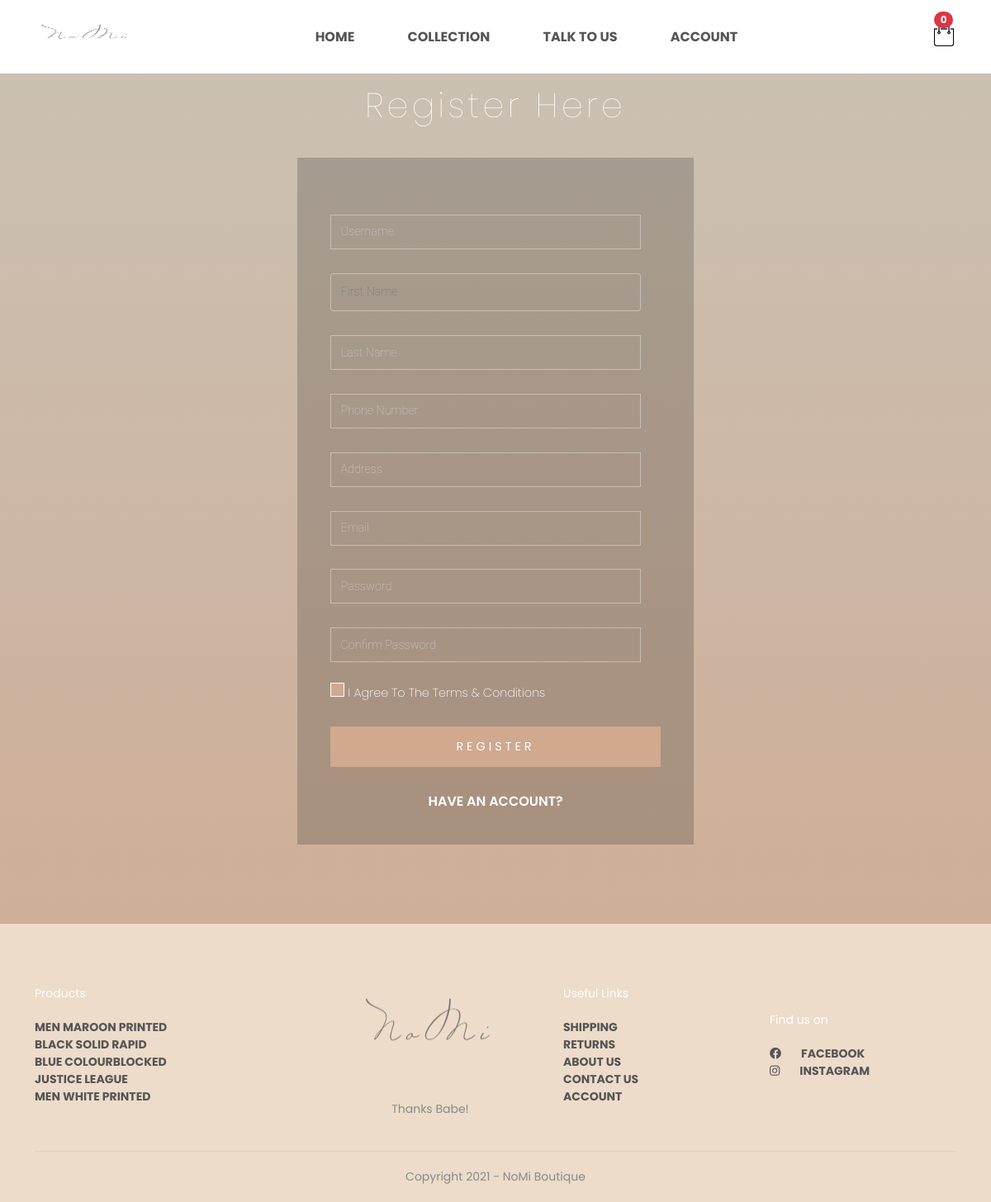
Page /registration/ on the earlier database version.
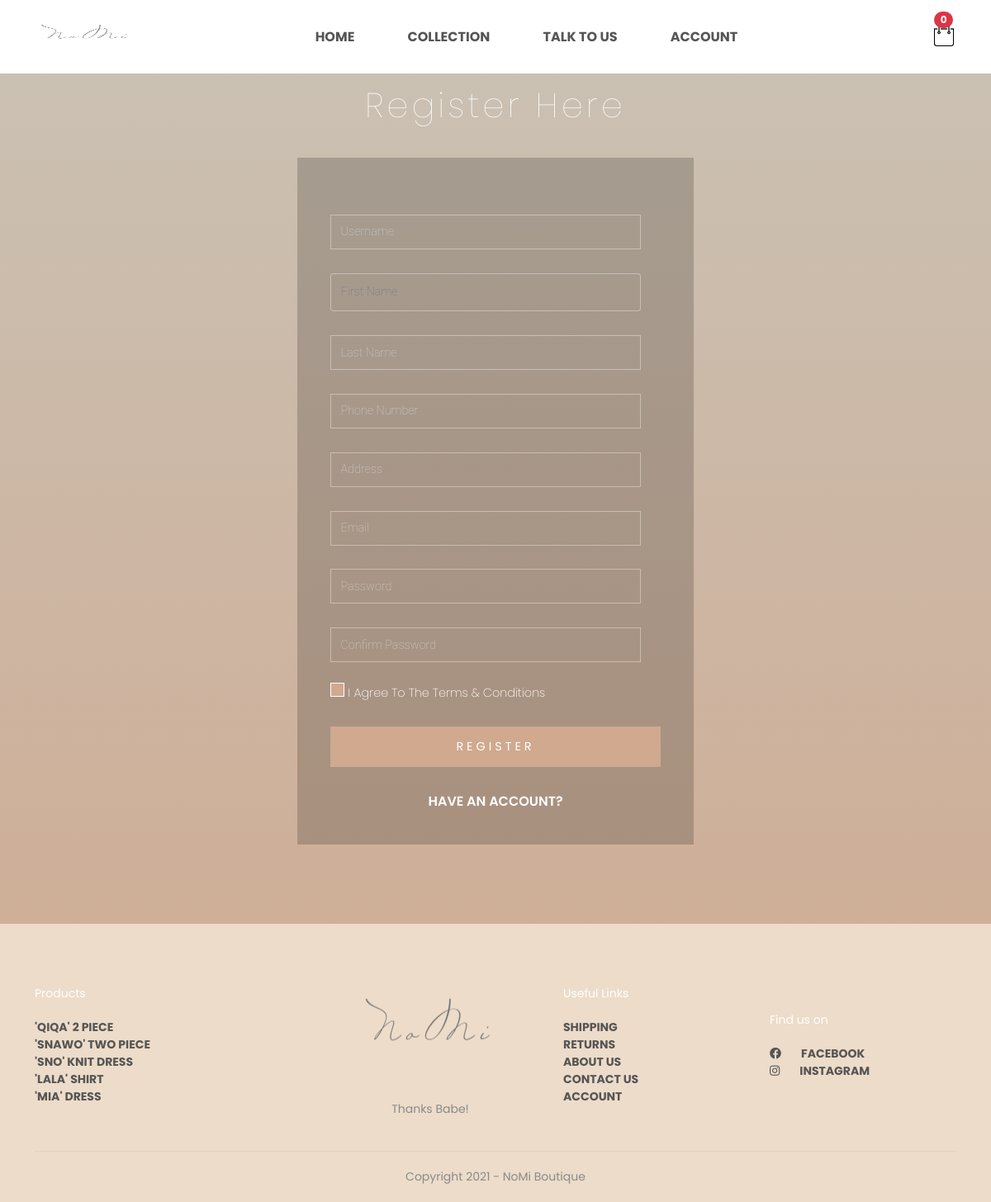
Same page on the later database version.
### ECOMMERCE/models/products.py (models this page shows, shortened)
class Product(models.Model):
    product_name = models.CharField(max_length=50,null=False)
    desc = models.CharField(max_length=400)
    categoryID = models.ForeignKey(Category,on_delete=models.CASCADE)
    price = models.IntegerField()
    discount = models.IntegerField()
    sale = models.BooleanField(default=False)
    ranking = models.IntegerField()

### ECOMMERCE/models/social_media_links.py (models this page shows, shortened)
class Social_links(models.Model):
    facebook = models.URLField(max_length=400, null=False)
    whatsapp = models.URLField(max_length=400, null=False)
    github = models.URLField(max_length=400, null=False)
    instagram = models.URLField(max_length=400, null=False)

### ECOMMERCE/views/register_user.py (the view)
# urls.py: path('registration/', views.register, name='registration'),
def register(request):
    if request.method == 'POST':
        form = RegistrationForm(request.POST)
        if form.is_valid():
            form.save()
            return HttpResponse("Register successfully!!")
        else:
            valid =[]
            invalid = []
            for field in form.errors:
                invalid.append(field)
                form[field].field.widget.attrs['class'] += ' is-invalid form-control'
            for field in form:
                field = field.name
                valid.append(field)
            for field in valid:
                form[field].field.widget.attrs['class'] += ' is-valid form-control'
            return render(request, 'ECOMMERCE/registration.html', {'form': form})
    else:
        form = RegistrationForm()
        return render(request,'ECOMMERCE/registration.html',{'form':form})

### account/forms/register.py
class RegistrationForm(UserCreationForm):
    email = forms.EmailField(max_length=254, help_text='Required. Add a valid email address.',widget=forms.EmailInput(attrs={'autofocus':False,'class': 'space', 'placeholder': 'Email'}))
    password1 = forms.CharField(widget=forms.PasswordInput(attrs={'class': 'space', 'placeholder': 'Password'}))
    password2 = forms.CharField(widget=forms.PasswordInput(attrs={'class': 'space', 'placeholder': 'Confirm Password'}))
    class Meta:
        model = Account
        fields = ('username', 'first_name', 'last_name','phone_number','address','email','password1','password2')
        widgets = {'username':forms.TextInput(attrs={'class':'space','placeholder':'Username','autofocus':True}),
                   'first_name':forms.TextInput(attrs={'class':'space form-control','placeholder':'First Name'}),
                   'last_name': forms.TextInput(attrs={'class': 'space', 'placeholder': 'Last Name'}),
                   'phone_number': forms.TextInput(attrs={'class': 'space', 'placeholder': 'Phone Number'}),
                   'address': forms.TextInput(attrs={'class': 'space', 'placeholder': 'Address'}),
                   }

### ECOMMERCE/templates/ECOMMERCE/registration.html (shortened to what this page needs)
{% extends 'ECOMMERCE/base.html' %}
{% load static %}
{% block links %}
<link href="https://cdn.jsdelivr.net/npm/bootstrap@5.0.1/dist/css/bootstrap.min.css" rel="stylesheet"
>
<link rel="stylesheet" href="{% static 'ECOMMERCE/index.css' %}">
<link rel="stylesheet" href="{% static 'ECOMMERCE/registration.css' %}">
<link rel="stylesheet" href="https://pro.fontawesome.com/releases/v5.10.0/css/all.css"
/>
{% endblock links %}
{% block content %}
	<div class="main-w3layouts wrapper mt-5">
		<h1>Register Here</h1>
		<div class="main-agileinfo">
			<div class="agileits-top">
				<form action="#" method="post" novalidate>
					{% for field in form %}
						{{ field }}
					{% endfor %}
					<div class="wthree-text mt-4">
						<label class="anim">
							<input type="checkbox" name="checkbox" class="checkbox" required>
							<span>I Agree To The Terms & Conditions</span>
						</label>
					</div>
					<input type="submit" value="REGISTER" onclick="if(!this.form.checkbox.checked){alert('You must agree to the terms first.');return false}">
				</form>
				<a class="account" {% if request.user.is_authenticated %} href="{% url 'logout' %}" {% else %} href="{% url 'login' 0 %}" {% endif %}>Have an Account?</a>
			</div>
		</div>
		<ul class="colorlib-bubbles">
		</ul>
	</div>
{% endblock content %}

### ECOMMERCE/templates/ECOMMERCE/footer.html
{% load static %}
{% load products_tags %}
{% load products_tags %}
<div class="footer mt-5">
  <div class="container">
      <div class="row">
          <div class="footer-col-1">
              <h3>Products</h3>
              <ul>
                  {% for fp in p|footer_products %}
                <a href="{% url 'each_product' fp.id %}"><li>{{ fp.product_name }}</li></a>
                  {% endfor %}
            </ul>
          </div>
          <div class="footer-col-2">
              <img src="{% static 'ECOMMERCE/images/dqstore.png' %}">
              <p>Thanks Babe!</p>
          </div>
          <div class="footer-col-3">
              <h3>Useful Links</h3>
              <ul>
                <a href="{% url 'home' %}"><li>Shipping<li></a>
                <a href="{% url 'products' %}"><li>Returns</li></a>
                <a href="#"><li>About Us</li></a>
                <a href="{% url 'contactus' %}"><li>Contact US</li></a>
                <a href="{% url 'registration' %}"><li>Account</li></a>
              </ul>
          </div>
          <div class="footer-col-4">
              <h3>Find us on</h3>
              <ul>
                  {% for link in p|social_links %}
                  <a href="{{ link.facebook }}"><li><i class="fab fa-facebook pe-4"></i>Facebook</li></a>
                  <a href="{{ link.instagram }}"><li><li><i class="fab fa-instagram pe-4"></i>Instagram</li></a>
                  {% endfor %}
              </ul>
          </div>
      </div>
      <hr>
      <p class="copyright"> Copyright 2021 - NoMi Boutique</p>
  </div>
</div>

Differences in the rows shown:
removed Product: product_name "MEN MAROON PRINTED"
removed Product: product_name "BLACK SOLID RAPID"
removed Product: product_name "BLUE COLOURBLOCKED"
removed Product: product_name "JUSTICE LEAGUE"
removed Product: product_name "MEN WHITE PRINTED"
added Product: product_name "'QIQA' 2 PIECE"
added Product: product_name "'SNAWO' TWO PIECE"
added Product: product_name "'SNO' KNIT DRESS"
added Product: product_name "'LALA' SHIRT"
added Product: product_name "'MIA' DRESS"
